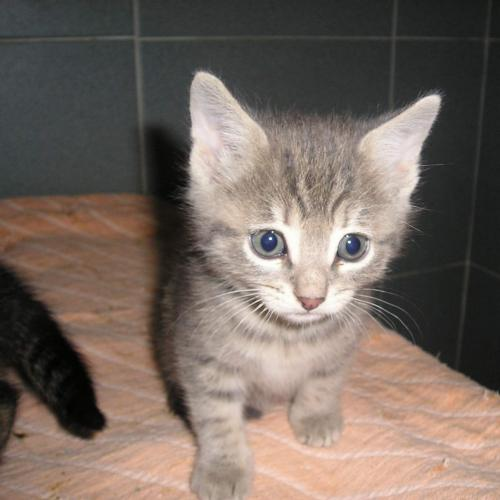
#> input picture data/1.jpg, 500 x 500 px
$ jupyter execute 2-2-3-colors.ipynb
#> lines starting #> are read from the running program, lines starting #| are printed output that depends on the picture
```{admonition} Information
__Section__: Color distribution
__Goal__: Understand how to gauge the color distribution of an image and how to interpret histograms.
__Time needed__: 10 min
__Prerequisites__: Basics about image processing
```

# Color distribution

## Theory

A method to gauge the quality of an image, depending on what we intend to do with it, can be to look at the distribution of the colors.

This is useful to  see if a pure color is present in the image, and for example is the point of the picture: a spike at the very end of the histogram for this color reveals that the color is present in its pure form on the image (a lot of pixels having a high value for this color).

It can also help to understand if the dataset is fit to a specific task. For example, in a task of traffic signs recognition, the distribution of the colors can be an important feature to look for, as it is likely to represent the class of the traffic sign (red for a prohibition, white for a danger or an obligation, etc...). Coupled with a shape analysis, one can build a model to recognize traffic signs.

In the same way as for the grayscale histogram, we can plot the histograms of the values of the different colors.

```{toggle} Advanced level
Each histogram is plotted using, for each pixel, only the value of the color we consider (``0`` for red, ``1`` for green and ``2`` for blue). Here, we plot the three colors on the same graph, so instead of a bar histogram we prefer to plot lines for readability. This is the purpose of the parameter ``histtype = 'step'`` in the function.
```

[cell 1]
import matplotlib.pyplot as plt
from skimage import io

image = io.imread('./data/1.jpg')
#> image is the input picture: shape (500, 500, 3); mean R, G, B 118.3, 105.2, 97

plt.imshow(image)

plt.figure()
plt.hist(image[:, :, 0].flatten(), bins = 256, color = 'r', histtype = 'step')
plt.hist(image[:, :, 1].flatten(), bins = 256, color = 'g', histtype = 'step')
plt.hist(image[:, :, 2].flatten(), bins = 256, color = 'b', histtype = 'step')
plt.xlabel('color value')
plt.ylabel('number of pixels')
plt.show()
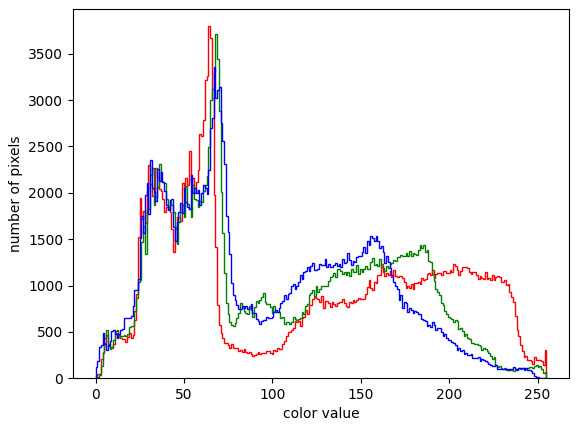
#> figure drawn by matplotlib, 1 panel

For this image, we can see that the 3 colors are more or less blended together, meaning that the picture contains mainly grey and probably not one dominant color. The red curve goes a bit higher in the value range than the other colors: we see on the image a pink carpet.

To better understand what the histograms represent, have a look at other pictures. Change the name of the picture ``1.jpg`` by any integer in the range ``[1, 20]``.

[cell 2]
image = io.imread('./data/5.jpg')
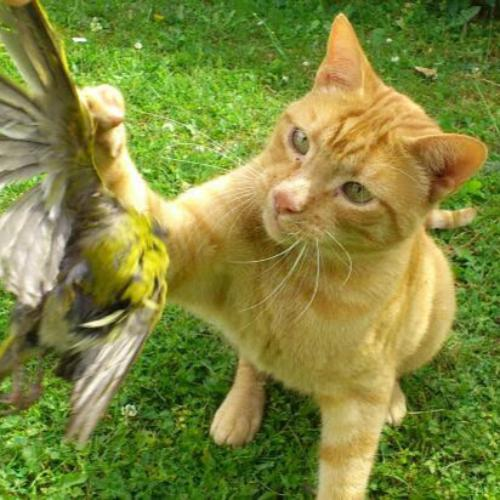
#> input picture data/5.jpg, 500 x 500 px
#> image is the input picture: shape (500, 500, 3); mean R, G, B 127.8, 135.3, 61.3
plt.imshow(image)

plt.figure()
plt.hist(image[:, :, 0].flatten(), bins = 256, color = 'r', histtype = 'step')
plt.hist(image[:, :, 1].flatten(), bins = 256, color = 'g', histtype = 'step')
plt.hist(image[:, :, 2].flatten(), bins = 256, color = 'b', histtype = 'step')
plt.xlabel('color value')
plt.ylabel('number of pixels')
plt.show()
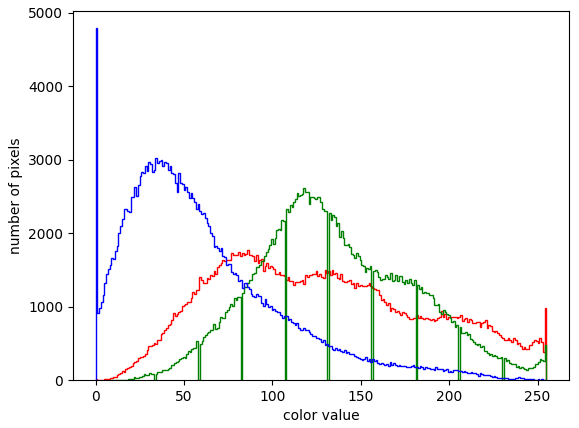
#> figure drawn by matplotlib, 1 panel

[cell 3]
# For beginner version: cell to hide

import matplotlib.pyplot as plt
import ipywidgets as widgets
from ipywidgets import interact
from skimage import io

def plot_hists(image_nb):
    image = io.imread('./data/' + str(image_nb) + '.jpg')
    plt.imshow(image)

    plt.figure()
    plt.hist(image[:, :, 0].flatten(), bins = 256, color = 'r', histtype = 'step')
    plt.hist(image[:, :, 1].flatten(), bins = 256, color = 'g', histtype = 'step')
    plt.hist(image[:, :, 2].flatten(), bins = 256, color = 'b', histtype = 'step')
    plt.xlabel('color value')
    plt.ylabel('number of pixels')
    plt.show()


interact(plot_hists,
         image_nb = widgets.IntText(value = 1,
                                    description = 'Image:',
                                    disabled = False))
#> the sliders are set to image_nb = 1
